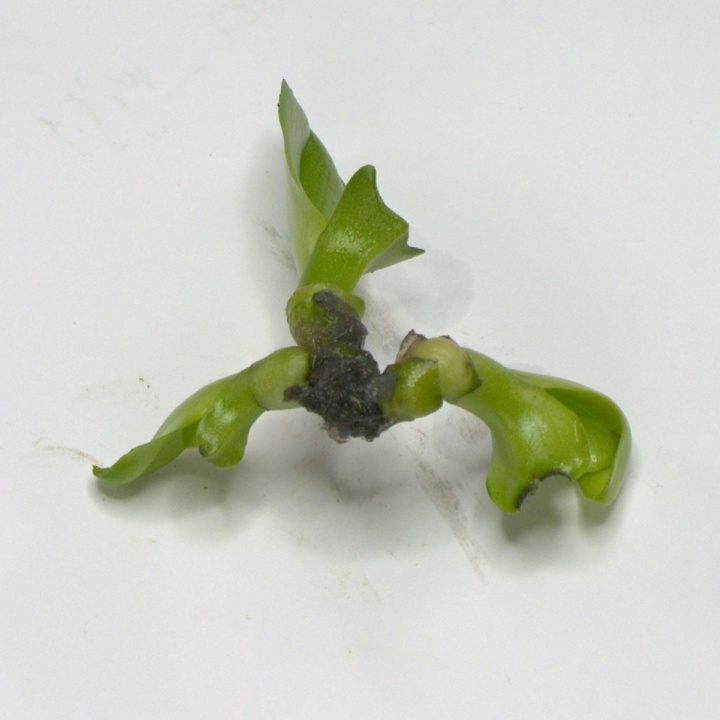
#> input picture IMAGE-PROCESSING/coco_processing/new_data/train/IMG/104.jpg, 720 x 720 px; its folder holds only this picture in this run
$ python rotate_simple_x30_direction_vs_angle.py
#> lines starting #> are read from the running program, lines starting #| are printed output that depends on the picture
# Step Oder, Rotate, Blur, Flip.
# USAGE
# step 1: python3 rotate_simple_x30_direction_vs_angle.py
# step 2: python flip.py
# step 3: python augmentation.py
# import the necessary packages
import numpy as np
import argparse
import imutils
import cv2
import os, os.path
import glob

#*********************** parameters *****************************#
# Offet value - change manually
offset = 1000

# No. of new image from one original image
#k = 4; # So luong anh muon tao ra tu anh goc
#k = 3; # So luong anh muon tao ra tu anh goc
k = 30

# Input folder
folder = "/BUD_ARROW/"
#*********************** parameters *****************************#

rename_list = []
remained_list = []
check = 0

current_dir = os.getcwd()
path = ''.join([current_dir, folder])
print("path = ", path)
#-----------------------------------------------------------------------#
images_dir = "train/IMG"
annotations_dir = "train/ANNOTATION"
images_path = os.path.join(path, images_dir)
annotations_savepath = os.path.join(path, annotations_dir)
if not os.path.isdir(os.path.abspath(annotations_savepath)):
    os.mkdir(annotations_savepath)
#-----------------------------------------------------------------------#
new_image_save = "train/img_new_rot"
new_annotations_save = "train/an_new_rot"
images_new_savepath = os.path.join(path, new_image_save)
annotations_new_savepath = os.path.join(path, new_annotations_save)
if not os.path.isdir(os.path.abspath(images_new_savepath)):
    os.mkdir(images_new_savepath)
if not os.path.isdir(os.path.abspath(annotations_new_savepath)):
    os.mkdir(annotations_new_savepath)
#-----------------------------------------------------------------------#

images_path = os.path.join(path, images_dir)
annotations_savepath = os.path.join(path, annotations_dir)
print("images_path = ", images_path)
if not os.path.isdir(os.path.abspath(annotations_savepath)):
    os.mkdir(annotations_savepath)

# constants
def magic(numList):
    s = ''.join(map(str, numList))
    return int(s)


filenames = glob.glob(images_path + "/*.*") #read all files in the path mentioned
for n, image_file in enumerate(filenames):
    file, ext = os.path.splitext(image_file)  # split filename and extension
    name = os.path.basename(file)
    s = len(os.path.basename(file))

    l = list(name)
    for i in range(s):
        if l[i] != '_' and check==0:
            rename_list.append(l[i])
        else:
            check = 1
            remained_list.append(l[i])
    rename_int = list(map(int, rename_list))
    remained_name = ''.join(map(str, remained_list))
    num = magic(rename_int)
    num_modify = num*k
    new_value = num_modify + offset
    rename_list = []
    remained_list = []
    check = 0

    file, ext = os.path.splitext(image_file)  # split filename and extension
    #image = cv2.imread(image_file.path)
    image = cv2.imread(image_file) #
#> image is the input picture: shape (720, 720, 3); mean B, G, R 194.6, 205.1, 202.9
    #image = cv2.cvtColor(image, cv2.COLOR_BGR2RGB)

    # loop over the rotation angles
    for i in range(k):
        if k == 3:
            angle = (i+1)*90
        if k == 4:
            angle = (i+1)*90+45
        if k == 30:
            angle = (i+1)*12
        rotated = imutils.rotate(image, angle)
        #cv2.imshow("Rotated (Problematic)", rotated)
        filename = os.path.join(images_new_savepath, '{}{}.jpg'.format(new_value+i,remained_name))
        cv2.imwrite(filename,rotated)
#> this loop made 30 passes
#> pass 1, `rotated = imutils.rotate(image, angle)`:
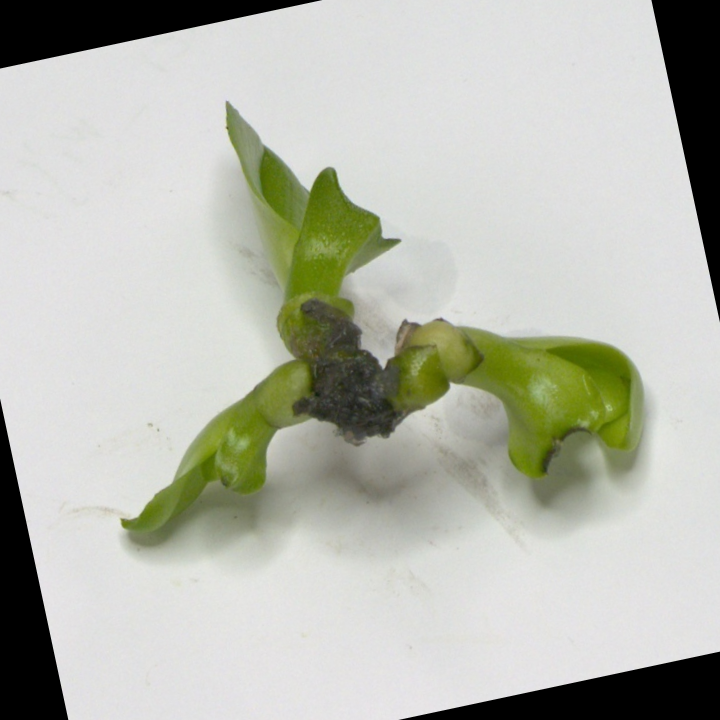
#> rotated: shape (720, 720, 3); mean B, G, R 175.5, 186, 183.8
#> pass 2, `rotated = imutils.rotate(image, angle)`:
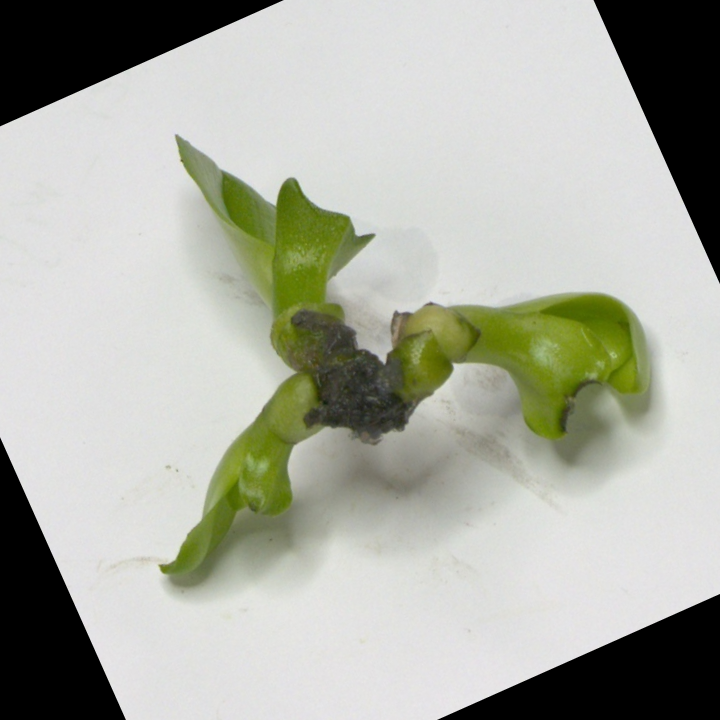
#> rotated: shape (720, 720, 3); mean B, G, R 163.6, 174.2, 172
#> pass 3, `rotated = imutils.rotate(image, angle)`:
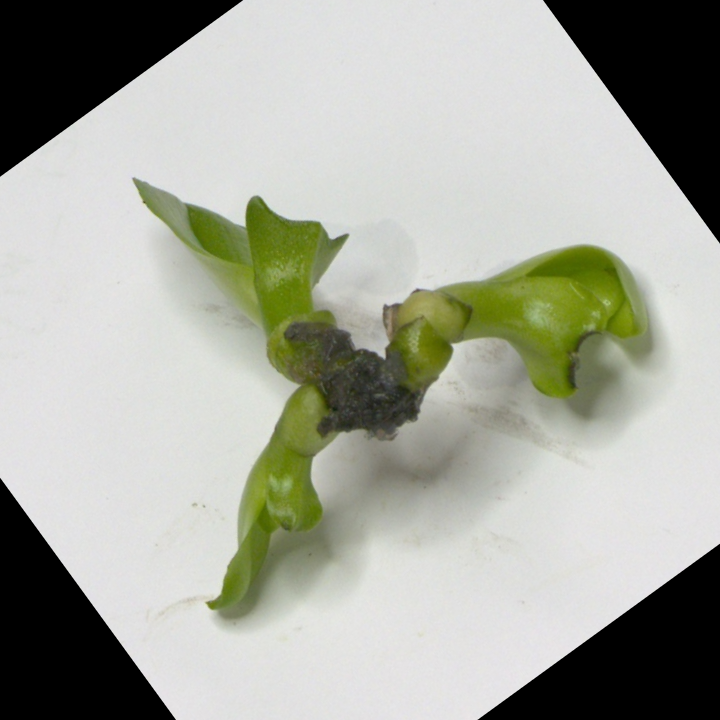
#> rotated: shape (720, 720, 3); mean B, G, R 157.5, 168, 165.8
        #cv2.waitKey(1000)

filenames = glob.glob(annotations_savepath + "/*.*") #read all files in the path mentioned
for n, image_file in enumerate(filenames):
    check = 0
    angle_list = []
    file, ext = os.path.splitext(image_file)  # split filename and extension
    name = os.path.basename(file)
    s = len(os.path.basename(file))
    #print("name's shape:",name)
    #print("Length:",s)
    l = list(name)

    for i in range(s):
        if l[i] != '_' and check==0:
            rename_list.append(l[i])
        elif l[i] == '_':
            check = check + 1
            remained_list.append(l[i])
        elif l[i] != '_' and check==3:
            angle_list.append(l[i])
        else:
            remained_list.append(l[i])

    #print("rename_int = ", rename_int)
    #print("remained_list = ", remained_list)
    #print("angle_list = ", angle_list)
    remained_name = ''.join(map(str, remained_list))

    #----------------------------------------------#
    # Prefix
    rename_int = list(map(int, rename_list))
    num = magic(rename_int)
    num_modify = num*k
    new_value = num_modify + offset
    #----------------------------------------------#
    # Suffix
    angle_int = list(map(int, angle_list))
    angle_ori = magic(angle_int)
    #----------------------------------------------#
    rename_list = []
    remained_list = []


    file, ext = os.path.splitext(image_file)  # split filename and extension
    #image = cv2.imread(image_file.path)
    image = cv2.imread(image_file) #
    #image = cv2.cvtColor(image, cv2.COLOR_BGR2RGB)

    # loop over the rotation angles
    for i in range(k):
        if k == 3:
            angle = (i+1)*90
        if k == 4:
            angle = (i+1)*90+45
        if k == 30:
            angle = (i+1)*12
        rotated = imutils.rotate(image, angle)
        #----------- New angle calculation ------------------#
        new_angle = angle + angle_ori
        if (new_angle > 360):
            new_angle = new_angle - 360
        #----- End of New angle calculation -----------------#
        filename = os.path.join(annotations_new_savepath, '{}{}{}.png'.format(new_value+i,remained_name,new_angle))
        cv2.imwrite(filename,rotated)

$ run again, on IMAGE-PROCESSING/coco_processing/new_data/train/IMG/176.jpg
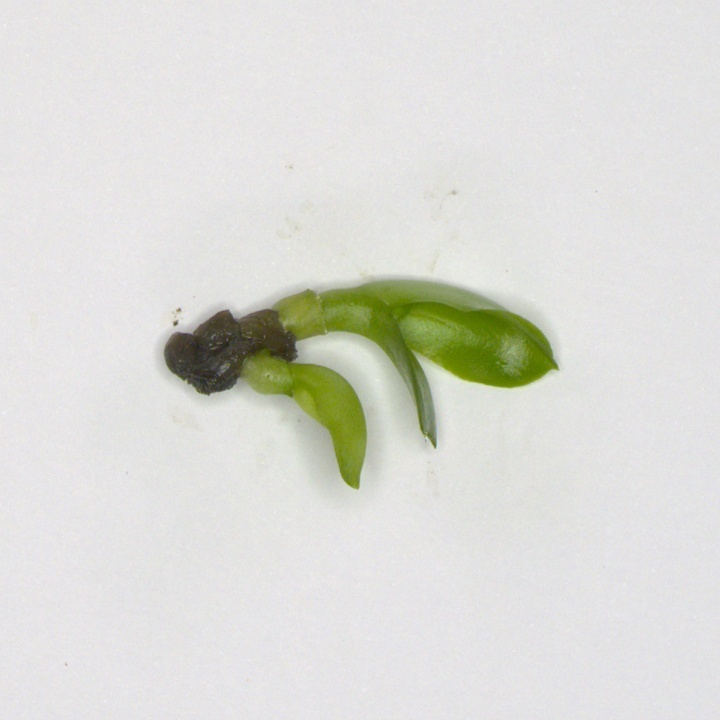
#> input picture IMAGE-PROCESSING/coco_processing/new_data/train/IMG/176.jpg, 720 x 720 px
#> image is the input picture: shape (720, 720, 3); mean B, G, R 214.6, 219.9, 219.5
#> the loop `for i in range(k):` made 30 passes
#> pass 1, `rotated = imutils.rotate(image, angle)`:
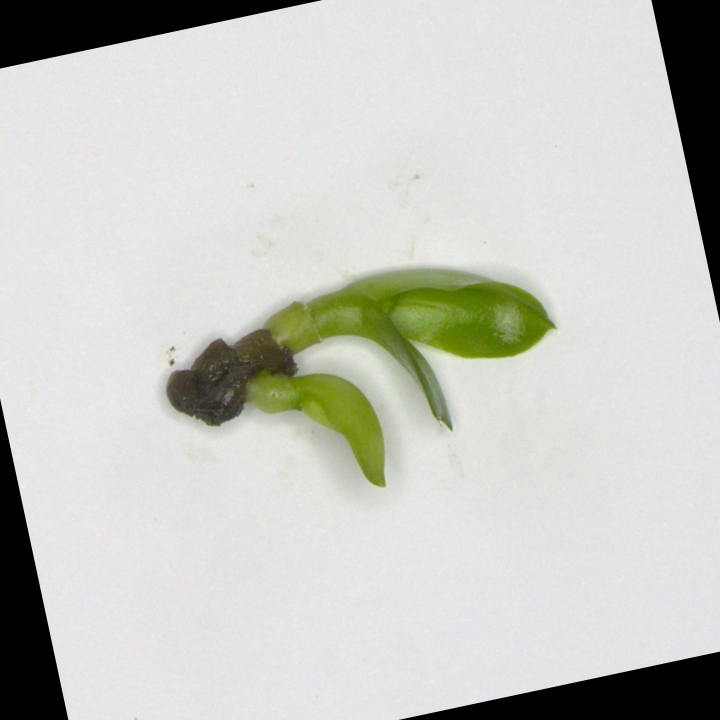
#> rotated: shape (720, 720, 3); mean B, G, R 195.2, 200.6, 200
#> pass 3, `rotated = imutils.rotate(image, angle)`:
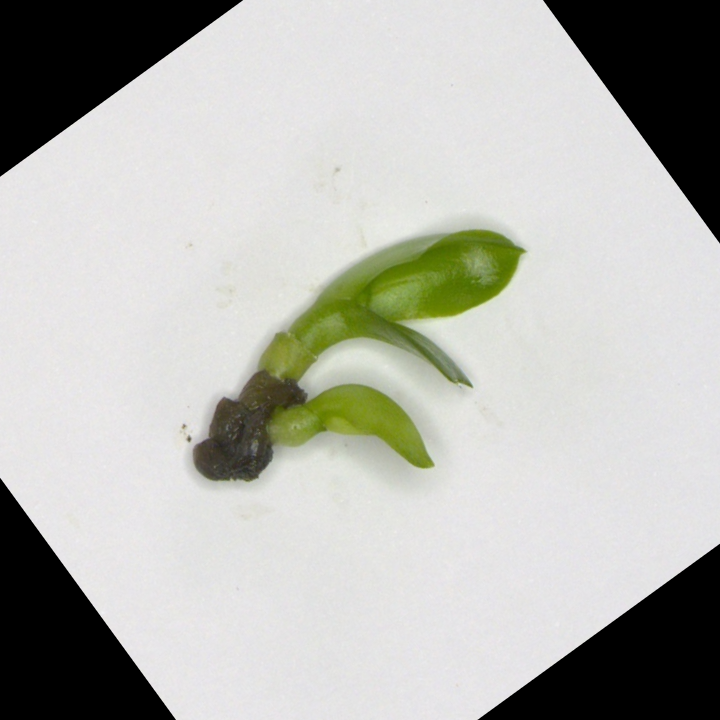
#> rotated: shape (720, 720, 3); mean B, G, R 176.8, 182.2, 181.6

$ run again, on IMAGE-PROCESSING/coco_processing/new_data/train/IMG/178.jpg
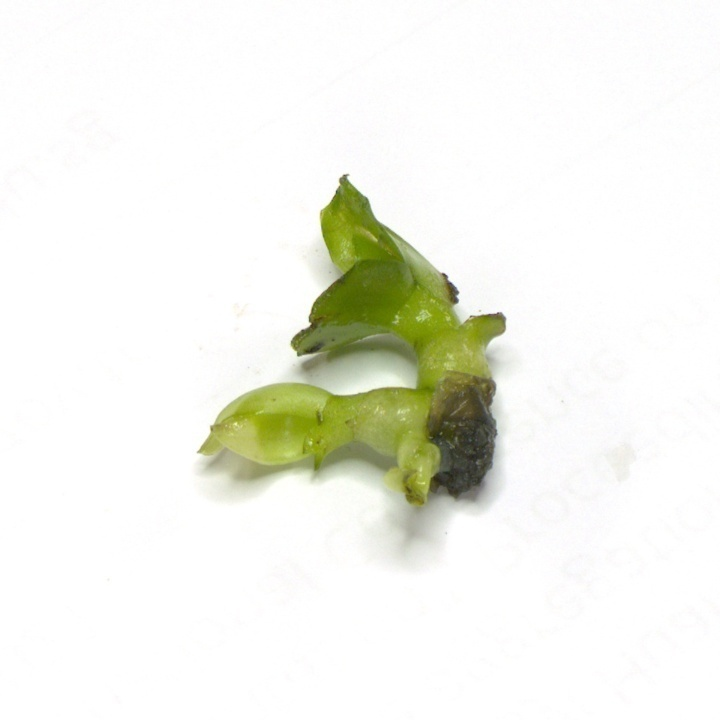
#> input picture IMAGE-PROCESSING/coco_processing/new_data/train/IMG/178.jpg, 720 x 720 px
#> image is the input picture: shape (720, 720, 3); mean B, G, R 234, 242.1, 241
#> the loop `for i in range(k):` made 30 passes
#> pass 1, `rotated = imutils.rotate(image, angle)`:
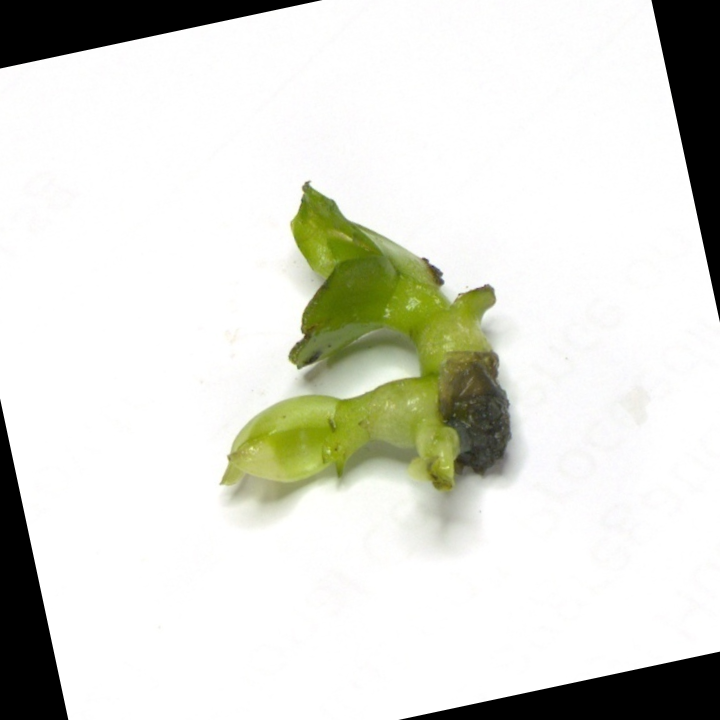
#> rotated: shape (720, 720, 3); mean B, G, R 212.4, 220.5, 219.3
#> pass 3, `rotated = imutils.rotate(image, angle)`:
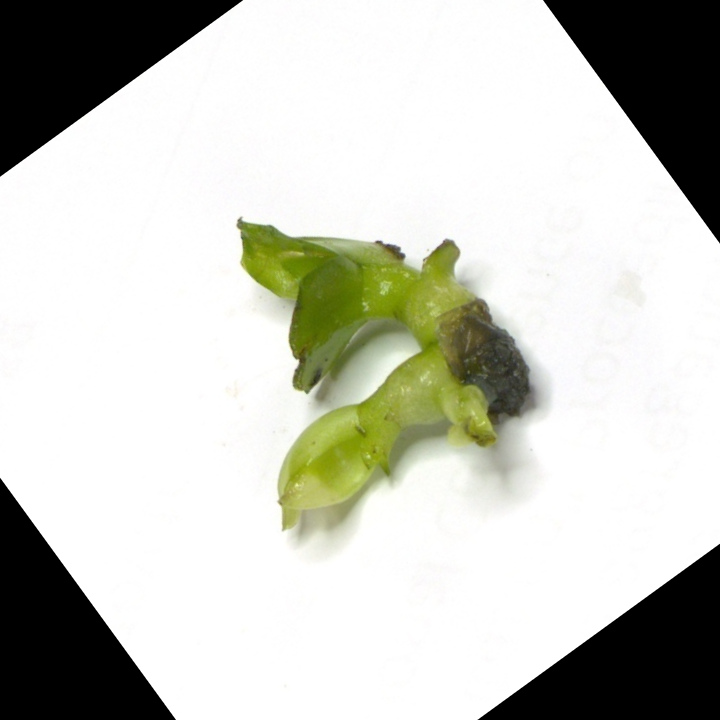
#> rotated: shape (720, 720, 3); mean B, G, R 191.9, 200, 198.9

$ run again, on IMAGE-PROCESSING/coco_processing/new_data/train/IMG/214.jpg
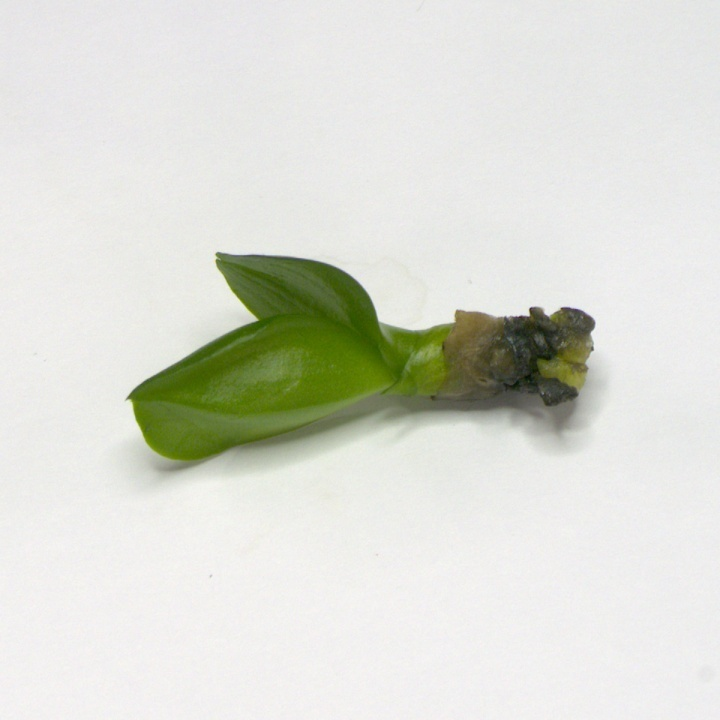
#> input picture IMAGE-PROCESSING/coco_processing/new_data/train/IMG/214.jpg, 720 x 720 px
#> image is the input picture: shape (720, 720, 3); mean B, G, R 212.3, 220.9, 219.1
#> the loop `for i in range(k):` made 30 passes
#> pass 1, `rotated = imutils.rotate(image, angle)`:
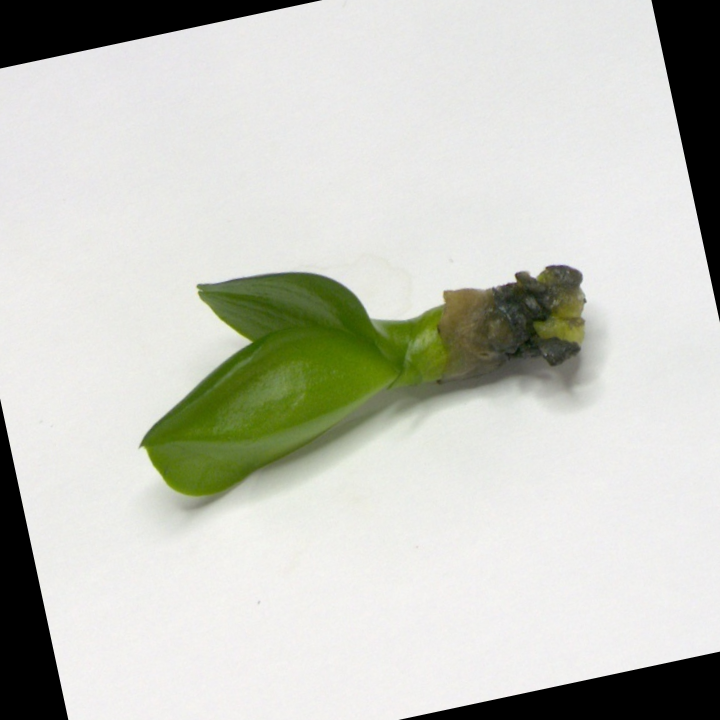
#> rotated: shape (720, 720, 3); mean B, G, R 192.3, 200.9, 199.1
#> pass 3, `rotated = imutils.rotate(image, angle)`:
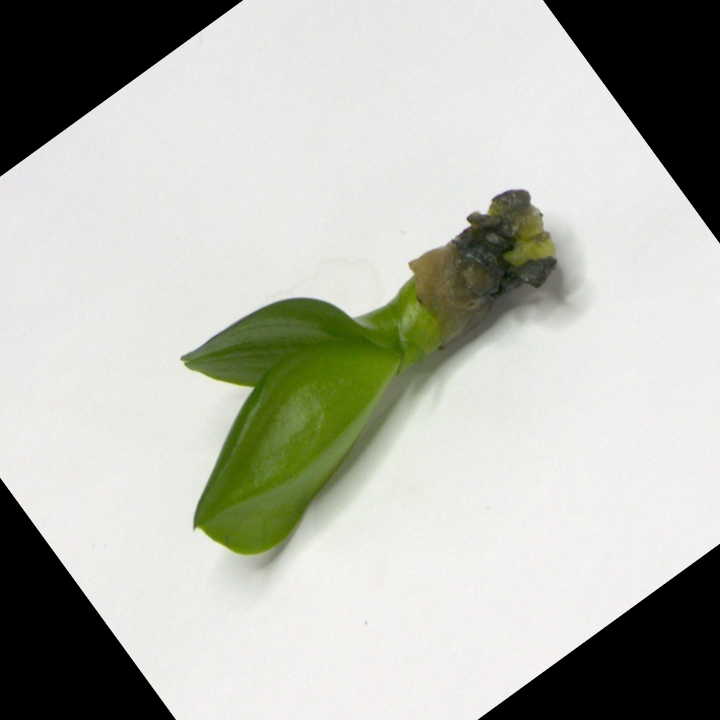
#> rotated: shape (720, 720, 3); mean B, G, R 173.3, 181.9, 180.1
